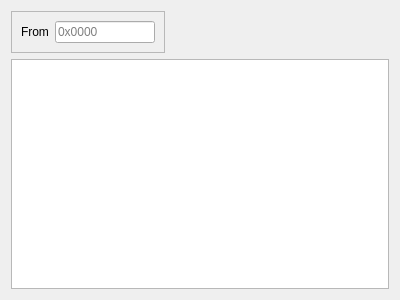
<?xml version="1.0" encoding="UTF-8"?>
<ui version="4.0">
 <class>DisasmView</class>
 <widget class="QWidget" name="DisasmView">
  <property name="geometry">
   <rect>
    <x>0</x>
    <y>0</y>
    <width>400</width>
    <height>300</height>
   </rect>
  </property>
  <property name="windowTitle">
   <string>Form</string>
  </property>
  <layout class="QVBoxLayout" name="verticalLayout">
   <item alignment="Qt::AlignLeft">
    <widget class="QFrame" name="frame">
     <property name="sizePolicy">
      <sizepolicy hsizetype="Expanding" vsizetype="Preferred">
       <horstretch>1</horstretch>
       <verstretch>0</verstretch>
      </sizepolicy>
     </property>
     <property name="frameShape">
      <enum>QFrame::StyledPanel</enum>
     </property>
     <property name="frameShadow">
      <enum>QFrame::Raised</enum>
     </property>
     <layout class="QHBoxLayout" name="horizontalLayout">
      <item>
       <widget class="QLabel" name="label">
        <property name="sizePolicy">
         <sizepolicy hsizetype="Maximum" vsizetype="Preferred">
          <horstretch>0</horstretch>
          <verstretch>0</verstretch>
         </sizepolicy>
        </property>
        <property name="text">
         <string>From</string>
        </property>
       </widget>
      </item>
      <item>
       <widget class="QLineEdit" name="txt_dis_addr">
        <property name="sizePolicy">
         <sizepolicy hsizetype="Preferred" vsizetype="Fixed">
          <horstretch>0</horstretch>
          <verstretch>0</verstretch>
         </sizepolicy>
        </property>
        <property name="maximumSize">
         <size>
          <width>100</width>
          <height>16777215</height>
         </size>
        </property>
        <property name="inputMask">
         <string notr="true"/>
        </property>
        <property name="text">
         <string notr="true"/>
        </property>
        <property name="maxLength">
         <number>6</number>
        </property>
        <property name="placeholderText">
         <string>0x0000</string>
        </property>
       </widget>
      </item>
     </layout>
    </widget>
   </item>
   <item>
    <widget class="QTextEdit" name="txt_disassembly">
     <property name="sizePolicy">
      <sizepolicy hsizetype="Expanding" vsizetype="Expanding">
       <horstretch>1</horstretch>
       <verstretch>1</verstretch>
      </sizepolicy>
     </property>
     <property name="undoRedoEnabled">
      <bool>false</bool>
     </property>
     <property name="lineWrapMode">
      <enum>QTextEdit::NoWrap</enum>
     </property>
     <property name="readOnly">
      <bool>true</bool>
     </property>
     <property name="markdown">
      <string notr="true"/>
     </property>
     <property name="html">
      <string notr="true">&lt;!DOCTYPE HTML PUBLIC &quot;-//W3C//DTD HTML 4.0//EN&quot; &quot;http://www.w3.org/TR/REC-html40/strict.dtd&quot;&gt;
&lt;html&gt;&lt;head&gt;&lt;meta name=&quot;qrichtext&quot; content=&quot;1&quot; /&gt;&lt;meta charset=&quot;utf-8&quot; /&gt;&lt;style type=&quot;text/css&quot;&gt;
p, li { white-space: pre-wrap; }
hr { height: 1px; border-width: 0; }
&lt;/style&gt;&lt;/head&gt;&lt;body style=&quot; font-family:'.AppleSystemUIFont'; font-size:13pt; font-weight:400; font-style:normal;&quot;&gt;
&lt;p style=&quot;-qt-paragraph-type:empty; margin-top:0px; margin-bottom:0px; margin-left:0px; margin-right:0px; -qt-block-indent:0; text-indent:0px;&quot;&gt;&lt;br /&gt;&lt;/p&gt;&lt;/body&gt;&lt;/html&gt;</string>
     </property>
     <property name="acceptRichText">
      <bool>false</bool>
     </property>
     <property name="textInteractionFlags">
      <set>Qt::NoTextInteraction</set>
     </property>
     <property name="placeholderText">
      <string notr="true"/>
     </property>
    </widget>
   </item>
  </layout>
 </widget>
 <resources/>
 <connections/>
</ui>
